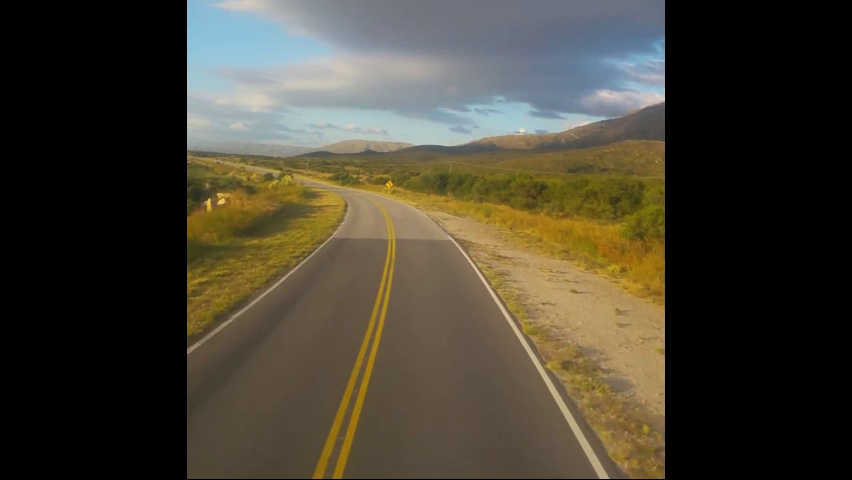
#> input picture frame 19 of videos/vid6.mp4, 852 x 480 px
$ jupyter execute VideoImplementation.ipynb
#> lines starting #> are read from the running program, lines starting #| are printed output that depends on the picture; after the words box and inside, x2 and y2 are one past the last pixel; in counts of white or black regions, pixels touching at a corner belong together
#> further down, frame is the input picture: shape (480, 852, 3); mean B, G, R 51.4, 64.8, 70
[cell 1]
# Importing Libraries
import cv2
import numpy as np
import matplotlib.pyplot as plt

[cell 2]
# Test 01 - No Road line Detection/ Video playing fast

def processFrame(frame, metersPerPixel):
    # Same steps as with the image: Convert to HSV, detect green lines, and measure road width
#> called with metersPerPixel = 0.021
    hsvFrame = cv2.cvtColor(frame, cv2.COLOR_BGR2HSV)
#> hsvFrame: shape (480, 852, 3); mean H, S, V 23.6, 55.1, 74.2
    lowerGreen = np.array([36, 25, 25])
    upperGreen = np.array([86, 255, 255])

    # Create a mask for green color
    greenMask = cv2.inRange(hsvFrame, lowerGreen, upperGreen)
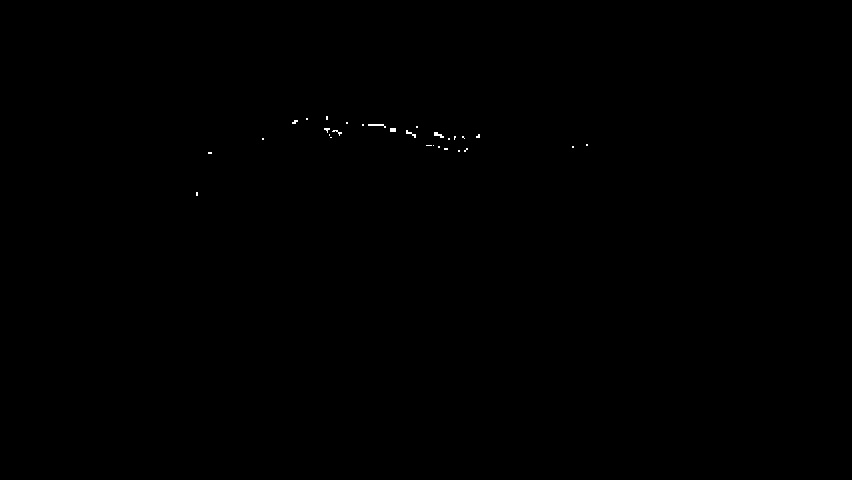
#> greenMask: shape (480, 852); 0.07% white in thin lines or dots, all inside (x1, y1, x2, y2) = (196, 116, 588, 196)

    # Find contours in the mask
    contours, _ = cv2.findContours(greenMask, cv2.RETR_TREE, cv2.CHAIN_APPROX_SIMPLE)
#> contours = 29 contours, all with area under 20

    leftX = []
    rightX = []
    height = frame.shape[0]

    for contour in contours:
        for point in contour:
            x, y = point[0]
            if y > height * 0.8:  # Consider points near the bottom of the frame
                if x < frame.shape[1] // 2:
                    leftX.append(x)
                else:
                    rightX.append(x)
#> this loop made 29 passes
#> contour on passes 1, 2, 3, 5, 6, 7, 8, 9: [[196, 192], [196, 195], [197, 195], [197, 192]], [[208, 152], [208, 153], [211, 153], [211, 152]], [[458, 150], [458, 151], [459, 151], [459, 150]], [[444, 148], [444, 149], [447, 149], [447, 148]], [[572, 146], [572, 147], [573, 147], [573, 146]], [[438, 146], [438, 147], [439, 147], [439, 146]], [[433, 145]], [[426, 145], [431, 145]]
#> after the loop, leftX = []; rightX = []

    if leftX and rightX:
        roadWidthPixels = np.mean(rightX) - np.mean(leftX)
        roadWidthMeters = roadWidthPixels * metersPerPixel
    else:
        roadWidthMeters = 0

    # Return the road width (in meters) and the greenMask to visualize the detected lines
    return roadWidthMeters, greenMask

# Video file path
videoPath = 'videos\\vid6.mp4'
cap = cv2.VideoCapture(videoPath)

# Get video dimensions and set meters per pixel
metersPerPixel = 0.021  # Your previously calculated value

# Define codec and create VideoWriter object to save the output video
fourcc = cv2.VideoWriter_fourcc(*'XVID')
out = cv2.VideoWriter('output_with_roadlines.avi', fourcc, 20.0, (640, 360))

while cap.isOpened():
    ret, frame = cap.read()
    if not ret:
        break

    # Process each frame and get the road width in meters
    roadWidthMeters, greenMask = processFrame(frame, metersPerPixel)
#> roadWidthMeters = 0

    # Overlay the road width text on the frame
    cv2.putText(frame, f'Road Width: {roadWidthMeters:.2f} meters', (10, 50), cv2.FONT_HERSHEY_SIMPLEX, 1, (255, 0, 0), 2)
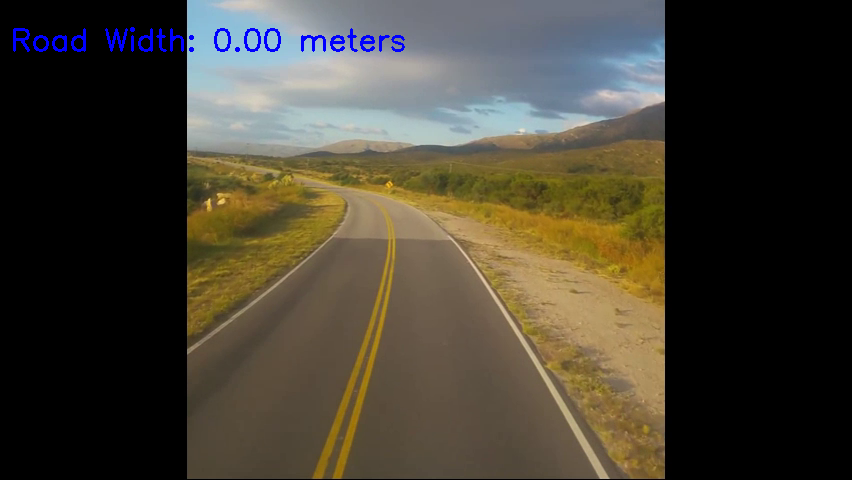
#> frame: shape (480, 852, 3); 0.65% of pixels changed, all inside (x1, y1, x2, y2) = (13, 27, 405, 52)

    # Combine the green mask with the original frame for better visualization
    combinedFrame = cv2.addWeighted(frame, 1, cv2.cvtColor(greenMask, cv2.COLOR_GRAY2BGR), 0.3, 0)

    # Show the frame with the road width
    cv2.imshow('Road Line Detection', combinedFrame)
    out.write(combinedFrame)  # Write the frame to the output video

    if cv2.waitKey(1) & 0xFF == ord('q'):
#> (key q is pressed here)
        break

cap.release()
out.release()
cv2.destroyAllWindows()

[cell 3]
# Test 2 - Accurate road measurement wth user interface implementation

import cv2
import numpy as np
import datetime

def preprocess_frame(frame):
    gray = cv2.cvtColor(frame, cv2.COLOR_RGB2GRAY)
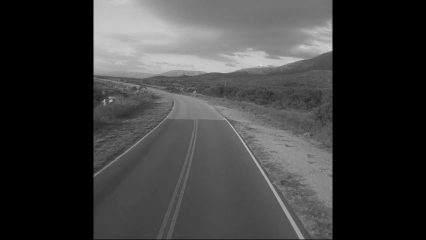
#> gray: shape (480, 852) (shown at 1/2 size); min 0, max 226, mean 61.4
    blurred = cv2.GaussianBlur(gray, (5, 5), 0)
    edges = cv2.Canny(blurred, 50, 150)
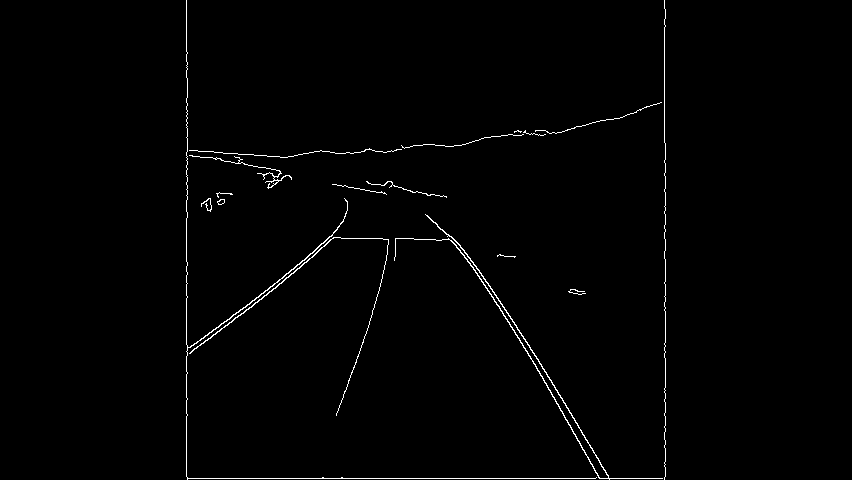
#> edges: shape (480, 852); 1% white in thin lines or dots, all inside (x1, y1, x2, y2) = (186, 0, 666, 480)
    return edges

def region_of_interest(img):
    height, width = img.shape[:2]
    mask = np.zeros_like(img)
    triangle = np.array([[
        (0, height),
        (width, height),
        (int(0.5 * width), int(0.35 * height))
    ]], np.int32)
    cv2.fillPoly(mask, triangle, 255)
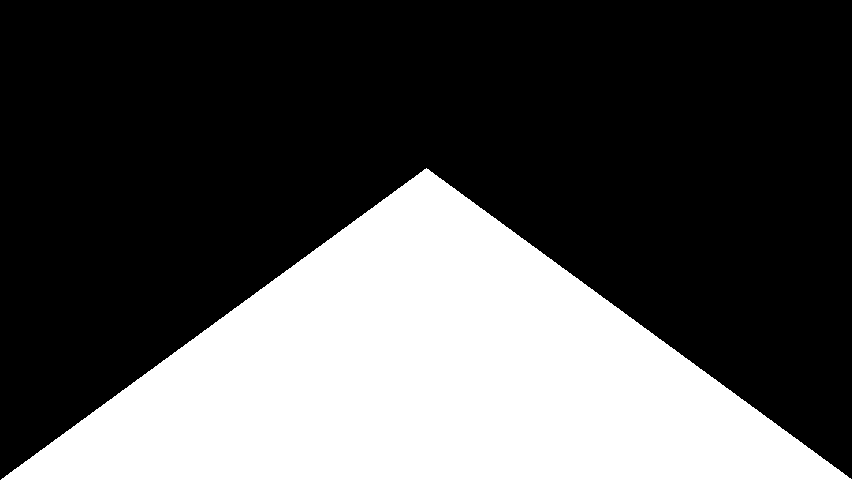
#> mask: shape (480, 852); 32.5% white; 1 white region, box (x1, y1, x2, y2) and area: (1, 168, 852, 480) 133026
    masked_img = cv2.bitwise_and(img, mask)
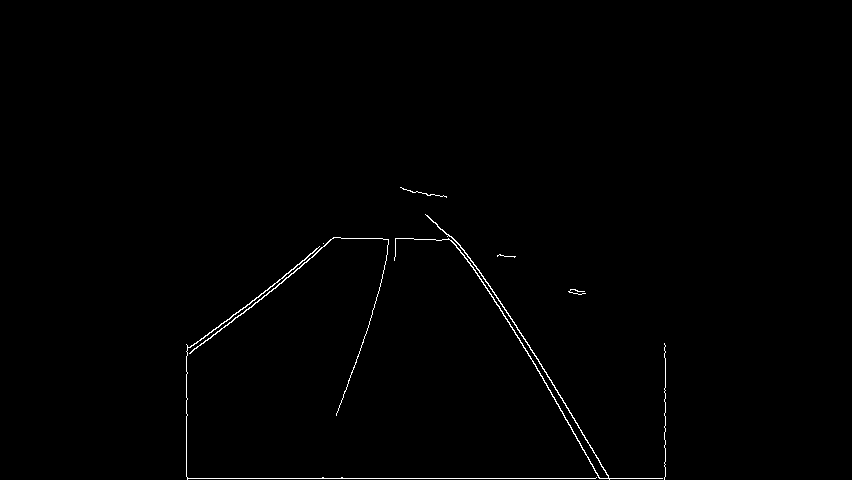
#> masked_img: shape (480, 852); 0.61% white in thin lines or dots, all inside (x1, y1, x2, y2) = (186, 187, 666, 480)
    return masked_img

def hough_transform(image, original_frame):
    lines = cv2.HoughLinesP(image, 1, np.pi / 180, threshold=50, minLineLength=100, maxLineGap=10)
#> lines = [[187, 478, 664, 478], [534, 353, 608, 476], [509, 322, 599, 477], [186, 476, 186, 344], [519, 338, 597, 473], [665, 476, 665, 345], [464, 250, 538, 360]]
    line_img = np.zeros_like(original_frame)
    if lines is not None:
        for line in lines:
            x1, y1, x2, y2 = line[0]
            cv2.line(line_img, (x1, y1), (x2, y2), (0, 255, 0), 5)
#> this loop made 7 passes
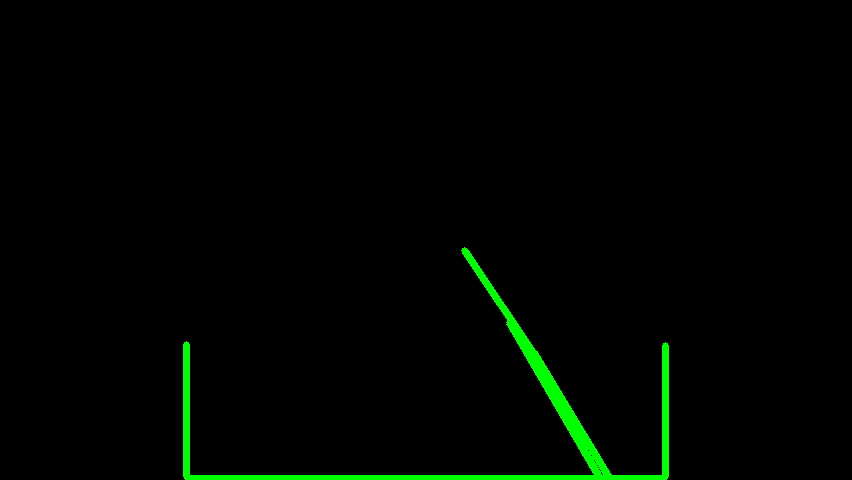
#> line_img: shape (480, 852, 3); mean of channels 0, 1, 2 0, 4.6, 0; drawn as B, G, R
    return line_img

def measure_road_width(image, meters_per_pixel):
    hsv_image = cv2.cvtColor(image, cv2.COLOR_BGR2HSV)
    lower_green = np.array([36, 25, 25])
    upper_green = np.array([86, 255, 255])

    green_mask = cv2.inRange(hsv_image, lower_green, upper_green)

    contours, _ = cv2.findContours(green_mask, cv2.RETR_TREE, cv2.CHAIN_APPROX_SIMPLE)

    leftX = []
    rightX = []
    height = image.shape[0]

    for contour in contours:
        for point in contour:
            x, y = point[0]
            if y > height * 0.8:  # Focus on points near the bottom of the frame
                if x < image.shape[1] // 2:
                    leftX.append(x)
                else:
                    rightX.append(x)

    if leftX and rightX:
        road_width_pixels = np.mean(rightX) - np.mean(leftX)
        road_width_meters = road_width_pixels * meters_per_pixel
    else:
        road_width_meters = 0

    return road_width_meters

# Function to simulate dashcam-like interface
def add_dashcam_overlay(frame, road_width, speed=60, meters_per_pixel=0.021):
    # Road width in meters
    cv2.putText(frame, f'Road Width: {road_width:.2f} meters', (10, 50), cv2.FONT_HERSHEY_SIMPLEX, 1, (255, 255, 255), 2)

    # Simulate speed display
    cv2.putText(frame, f'Speed: {speed} km/h', (frame.shape[1] - 250, 50), cv2.FONT_HERSHEY_SIMPLEX, 1, (255, 255, 255), 2)

    # Add timestamp
    timestamp = datetime.datetime.now().strftime('%Y-%m-%d %H:%M:%S')
    cv2.putText(frame, timestamp, (10, frame.shape[0] - 20), cv2.FONT_HERSHEY_SIMPLEX, 0.7, (255, 255, 255), 2)

    # Add Play and Pause buttons in the bottom-right corner
    play_btn_x = frame.shape[1] - 150
    play_btn_y = frame.shape[0] - 80
    pause_btn_x = frame.shape[1] - 80
    pause_btn_y = frame.shape[0] - 80

    # Draw Play button
    cv2.rectangle(frame, (play_btn_x, play_btn_y), (play_btn_x + 60, play_btn_y + 40), (255, 255, 255), -1)
    cv2.putText(frame, 'PLAY', (play_btn_x + 5, play_btn_y + 30), cv2.FONT_HERSHEY_SIMPLEX, 0.7, (0, 0, 0), 2)

    # Draw Pause button
    cv2.rectangle(frame, (pause_btn_x, pause_btn_y), (pause_btn_x + 60, pause_btn_y + 40), (255, 255, 255), -1)
    cv2.putText(frame, 'PAUSE', (pause_btn_x + 5, pause_btn_y + 30), cv2.FONT_HERSHEY_SIMPLEX, 0.7, (0, 0, 0), 2)

# Function to process the video with a dashcam interface
def process_video(video_path, meters_per_pixel, window_size=(640, 360), playback_speed=50):
    cap = cv2.VideoCapture(video_path)
    width, height = window_size

    # Create a VideoWriter to save the output
    fourcc = cv2.VideoWriter_fourcc(*'XVID')
    out = cv2.VideoWriter('output_with_dashcam_overlay.avi', fourcc, 20.0, window_size)

    while cap.isOpened():
        ret, frame = cap.read()
        if not ret:
            break

        # Preprocess the frame
        edges = preprocess_frame(frame)
        roi_edges = region_of_interest(edges)

        # Detect road lines and color them green
        hough_lines = hough_transform(roi_edges, frame.copy())

        # Overlay the lines on the original frame
        final_frame = cv2.addWeighted(frame, 0.8, hough_lines, 1, 0)

        # Measure the road width
        road_width = measure_road_width(final_frame, meters_per_pixel)
#> (the rest of the program and of its run is left out)
